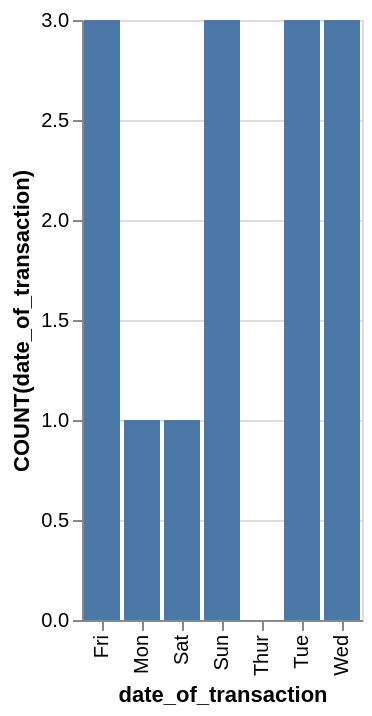

The Vega-Lite source for this figure:
### Vega-Lite specification from a JSON file in a GitHub repository (floating-point values rounded to 4 significant figures)
{"data": {"values": [{"x_data": "Mon", "y_data": 1}, {"x_data": "Tue", "y_data": 3}, {"x_data": "Wed", "y_data": 3}, {"x_data": "Thur", "y_data": 0}, {"x_data": "Fri", "y_data": 3}, {"x_data": "Sat", "y_data": 1}, {"x_data": "Sun", "y_data": 3}]}, "mark": "bar", "encoding": {"x": {"field": "x_data", "type": "nominal", "title": "date_of_transaction", "sort": "ascending"}, "y": {"field": "y_data", "type": "quantitative", "title": "COUNT(date_of_transaction)"}}}
